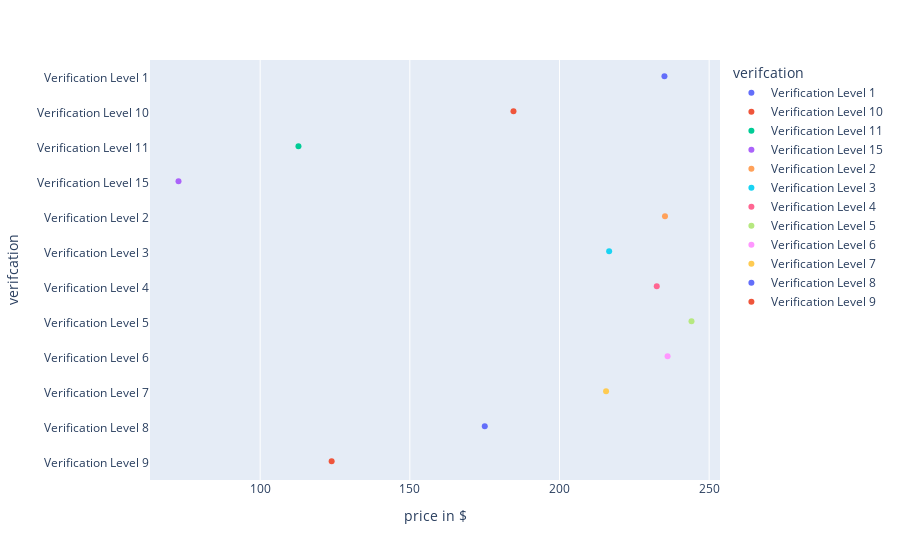

Notebook cell for this chart:
### Code cell
plot_category_wise('verifcation')

### Figure 1 — Plotly figure (JSON) as saved in the notebook; plotly's stock layout.template omitted (floating-point values rounded to 4 significant figures)
{"data": [{"alignmentgroup": "True", "boxpoints": "all", "fillcolor": "rgba(255,255,255,0)", "hoveron": "points", "hovertemplate": "verifcation=%{y}<br>price in $=%{x}<extra></extra>", "legendgroup": "Verification Level 1", "line": {"color": "rgba(255,255,255,0)"}, "marker": {"color": "#636efa"}, "name": "Verification Level 1", "offsetgroup": "Verification Level 1", "orientation": "h", "pointpos": 0, "showlegend": true, "type": "box", "x": [235.1], "x0": " ", "xaxis": "x", "y": ["Verification Level 1"], "y0": " ", "yaxis": "y"}, {"alignmentgroup": "True", "boxpoints": "all", "fillcolor": "rgba(255,255,255,0)", "hoveron": "points", "hovertemplate": "verifcation=%{y}<br>price in $=%{x}<extra></extra>", "legendgroup": "Verification Level 10", "line": {"color": "rgba(255,255,255,0)"}, "marker": {"color": "#EF553B"}, "name": "Verification Level 10", "offsetgroup": "Verification Level 10", "orientation": "h", "pointpos": 0, "showlegend": true, "type": "box", "x": [184.6], "x0": " ", "xaxis": "x", "y": ["Verification Level 10"], "y0": " ", "yaxis": "y"}, {"alignmentgroup": "True", "boxpoints": "all", "fillcolor": "rgba(255,255,255,0)", "hoveron": "points", "hovertemplate": "verifcation=%{y}<br>price in $=%{x}<extra></extra>", "legendgroup": "Verification Level 11", "line": {"color": "rgba(255,255,255,0)"}, "marker": {"color": "#00cc96"}, "name": "Verification Level 11", "offsetgroup": "Verification Level 11", "orientation": "h", "pointpos": 0, "showlegend": true, "type": "box", "x": [112.8], "x0": " ", "xaxis": "x", "y": ["Verification Level 11"], "y0": " ", "yaxis": "y"}, {"alignmentgroup": "True", "boxpoints": "all", "fillcolor": "rgba(255,255,255,0)", "hoveron": "points", "hovertemplate": "verifcation=%{y}<br>price in $=%{x}<extra></extra>", "legendgroup": "Verification Level 15", "line": {"color": "rgba(255,255,255,0)"}, "marker": {"color": "#ab63fa"}, "name": "Verification Level 15", "offsetgroup": "Verification Level 15", "orientation": "h", "pointpos": 0, "showlegend": true, "type": "box", "x": [72.71], "x0": " ", "xaxis": "x", "y": ["Verification Level 15"], "y0": " ", "yaxis": "y"}, {"alignmentgroup": "True", "boxpoints": "all", "fillcolor": "rgba(255,255,255,0)", "hoveron": "points", "hovertemplate": "verifcation=%{y}<br>price in $=%{x}<extra></extra>", "legendgroup": "Verification Level 2", "line": {"color": "rgba(255,255,255,0)"}, "marker": {"color": "#FFA15A"}, "name": "Verification Level 2", "offsetgroup": "Verification Level 2", "orientation": "h", "pointpos": 0, "showlegend": true, "type": "box", "x": [235.2], "x0": " ", "xaxis": "x", "y": ["Verification Level 2"], "y0": " ", "yaxis": "y"}, {"alignmentgroup": "True", "boxpoints": "all", "fillcolor": "rgba(255,255,255,0)", "hoveron": "points", "hovertemplate": "verifcation=%{y}<br>price in $=%{x}<extra></extra>", "legendgroup": "Verification Level 3", "line": {"color": "rgba(255,255,255,0)"}, "marker": {"color": "#19d3f3"}, "name": "Verification Level 3", "offsetgroup": "Verification Level 3", "orientation": "h", "pointpos": 0, "showlegend": true, "type": "box", "x": [216.6], "x0": " ", "xaxis": "x", "y": ["Verification Level 3"], "y0": " ", "yaxis": "y"}, {"alignmentgroup": "True", "boxpoints": "all", "fillcolor": "rgba(255,255,255,0)", "hoveron": "points", "hovertemplate": "verifcation=%{y}<br>price in $=%{x}<extra></extra>", "legendgroup": "Verification Level 4", "line": {"color": "rgba(255,255,255,0)"}, "marker": {"color": "#FF6692"}, "name": "Verification Level 4", "offsetgroup": "Verification Level 4", "orientation": "h", "pointpos": 0, "showlegend": true, "type": "box", "x": [232.5], "x0": " ", "xaxis": "x", "y": ["Verification Level 4"], "y0": " ", "yaxis": "y"}, {"alignmentgroup": "True", "boxpoints": "all", "fillcolor": "rgba(255,255,255,0)", "hoveron": "points", "hovertemplate": "verifcation=%{y}<br>price in $=%{x}<extra></extra>", "legendgroup": "Verification Level 5", "line": {"color": "rgba(255,255,255,0)"}, "marker": {"color": "#B6E880"}, "name": "Verification Level 5", "offsetgroup": "Verification Level 5", "orientation": "h", "pointpos": 0, "showlegend": true, "type": "box", "x": [244.1], "x0": " ", "xaxis": "x", "y": ["Verification Level 5"], "y0": " ", "yaxis": "y"}, {"alignmentgroup": "True", "boxpoints": "all", "fillcolor": "rgba(255,255,255,0)", "hoveron": "points", "hovertemplate": "verifcation=%{y}<br>price in $=%{x}<extra></extra>", "legendgroup": "Verification Level 6", "line": {"color": "rgba(255,255,255,0)"}, "marker": {"color": "#FF97FF"}, "name": "Verification Level 6", "offsetgroup": "Verification Level 6", "orientation": "h", "pointpos": 0, "showlegend": true, "type": "box", "x": [236.1], "x0": " ", "xaxis": "x", "y": ["Verification Level 6"], "y0": " ", "yaxis": "y"}, {"alignmentgroup": "True", "boxpoints": "all", "fillcolor": "rgba(255,255,255,0)", "hoveron": "points", "hovertemplate": "verifcation=%{y}<br>price in $=%{x}<extra></extra>", "legendgroup": "Verification Level 7", "line": {"color": "rgba(255,255,255,0)"}, "marker": {"color": "#FECB52"}, "name": "Verification Level 7", "offsetgroup": "Verification Level 7", "orientation": "h", "pointpos": 0, "showlegend": true, "type": "box", "x": [215.6], "x0": " ", "xaxis": "x", "y": ["Verification Level 7"], "y0": " ", "yaxis": "y"}, {"alignmentgroup": "True", "boxpoints": "all", "fillcolor": "rgba(255,255,255,0)", "hoveron": "points", "hovertemplate": "verifcation=%{y}<br>price in $=%{x}<extra></extra>", "legendgroup": "Verification Level 8", "line": {"color": "rgba(255,255,255,0)"}, "marker": {"color": "#636efa"}, "name": "Verification Level 8", "offsetgroup": "Verification Level 8", "orientation": "h", "pointpos": 0, "showlegend": true, "type": "box", "x": [175.0], "x0": " ", "xaxis": "x", "y": ["Verification Level 8"], "y0": " ", "yaxis": "y"}, {"alignmentgroup": "True", "boxpoints": "all", "fillcolor": "rgba(255,255,255,0)", "hoveron": "points", "hovertemplate": "verifcation=%{y}<br>price in $=%{x}<extra></extra>", "legendgroup": "Verification Level 9", "line": {"color": "rgba(255,255,255,0)"}, "marker": {"color": "#EF553B"}, "name": "Verification Level 9", "offsetgroup": "Verification Level 9", "orientation": "h", "pointpos": 0, "showlegend": true, "type": "box", "x": [123.9], "x0": " ", "xaxis": "x", "y": ["Verification Level 9"], "y0": " ", "yaxis": "y"}], "layout": {"boxmode": "overlay", "legend": {"title": {"text": "verifcation"}, "tracegroupgap": 0}, "margin": {"t": 60}, "xaxis": {"anchor": "y", "domain": [0, 1], "title": {"text": "price in $"}}, "yaxis": {"anchor": "x", "categoryarray": ["Verification Level 9", "Verification Level 8", "Verification Level 7", "Verification Level 6", "Verification Level 5", "Verification Level 4", "Verification Level 3", "Verification Level 2", "Verification Level 15", "Verification Level 11", "Verification Level 10", "Verification Level 1"], "categoryorder": "array", "domain": [0, 1], "title": {"text": "verifcation"}}}}
